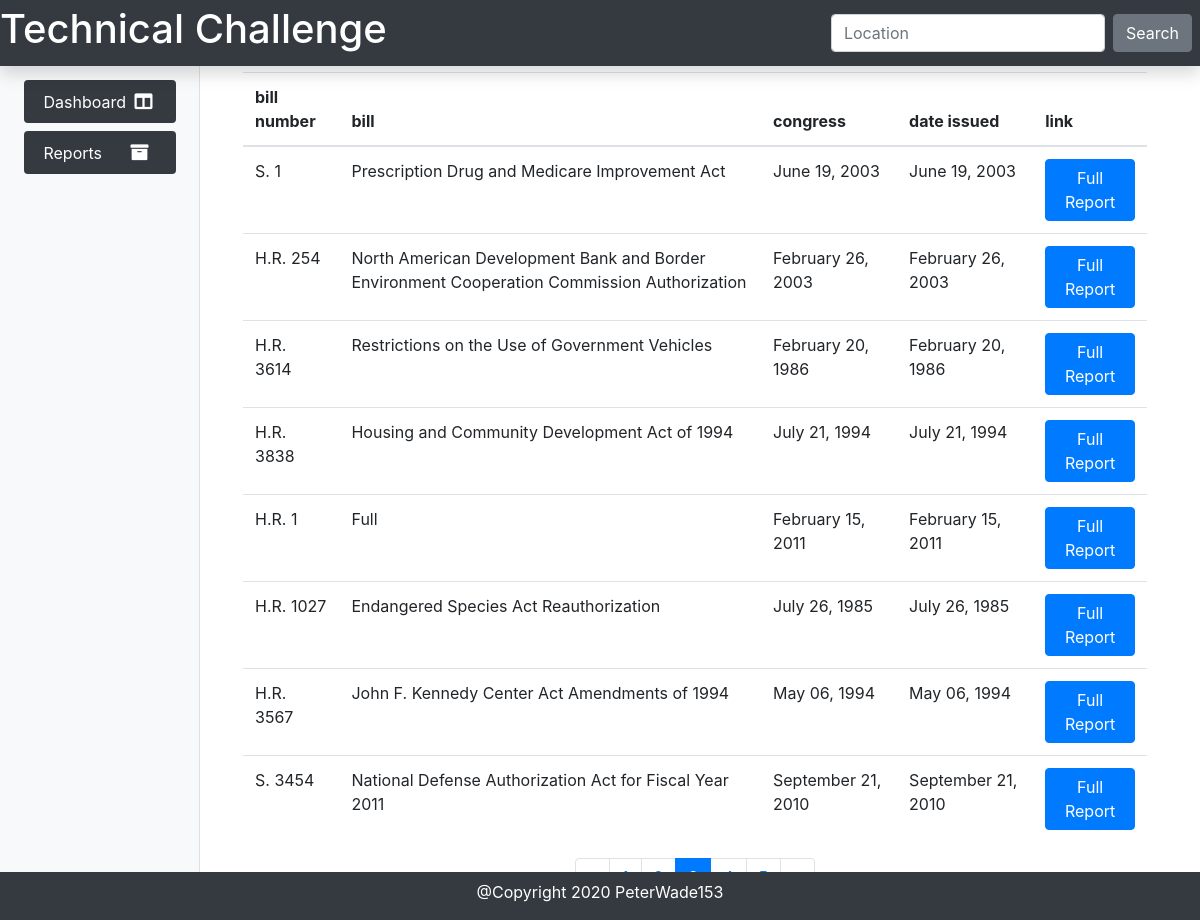
/?page=3, run on the app's committed database.
### main/models.py (models this page shows, shortened)
class Property(models.Model):
    bill_number = models.CharField(unique=True, max_length=255, null=False)
    bill = models.CharField(max_length=255, null=False)
    congress = models.CharField(max_length=255, null=False)
    date = models.CharField(max_length=255, null=False)
    link = models.CharField(max_length=255, null=False)

### main/views.py (the view)
# urls.py: path('', views.index, name='index'),
def index(request):
  property_list =  Property.objects.all().order_by('id')
  page = request.GET.get('page', 1)
  paginator = Paginator(property_list, 8)
  try:
    properties = paginator.page(page)
  except PageNotAnInteger:
    properties = paginator.page(1)
  except EmptyPage:
    properties = paginator.page(paginator.num_pages)
  return render(request, 'index.html', {'properties': properties})

### main/templates/index.html (shortened to what this page needs)
{% extends "base.html" %}
{% block content %}
    <div class="container">
        <table class="table">
            <thead>
              <tr>
                <th scope="col">bill number</th>
                <th scope="col">bill</th>
                <th scope="col">congress</th>
                <th scope="col">date issued</th>
                <th scope="col">link</th>
              </tr>
            </thead>
            <tbody>
              {% for property in properties %}
                <tr>
                  <td>{{ property.bill_number }}</td>
                  <td>{{ property.bill }}</td>
                  <td>{{ property.congress }}</td>
                  <td>{{ property.date }}</td>
                  <td><a href="{{ property.link }}" class="btn btn-primary">Full Report</a></button></td>
                </tr>
              {% endfor %}
            </tbody>
        </table>
        <nav aria-label="Page navigation">
          <ul class="pagination justify-content-center">
            {% if properties.has_previous %}
              <li class="page-item">
                <a class="page-link" href="?page=1" aria-label="Previous">
                  <span aria-hidden="true">&laquo;</span>
                </a>
              </li>
            {% endif %}
            {% for page in properties.paginator.page_range %}
              {% if properties.number == page %}
                <li class="page-item active">
                  <span class="page-link">{{ page }}<span class="sr-only">(current)</span></span>
                </li>
              {% elif page > properties.number|add:'-3' and page < properties.number|add:'3' %}
                <li class="page-item">
                  <a class="page-link" href="?page={{ page }}">{{ page }}</a>
                </li>
              {% endif %}
            {% endfor %}
            {% if properties.has_next %}
            <li class="page-item">
              <a class="page-link" href="?page={{ properties.paginator.num_pages }}" aria-label="Next">
                <span aria-hidden="true">&raquo;</span>
              </a>
            </li>
          {% endif %}
          </ul>
        </nav>
    </div>
{% endblock %}

### data on the page
Property: bill_number "S. 1", bill "Prescription Drug and Medicare Improvement Act", congress "June 19, 2003", date "June 19, 2003"
Property: bill_number "H.R. 254", bill "North American Development Bank and Border Environment Cooperation Commission Authorization", congress "February 26, 2003", date "February 26, 2003"
Property: bill_number "H.R. 3614", bill "Restrictions on the Use of Government Vehicles", congress "February 20, 1986", date "February 20, 1986"
Property: bill_number "H.R. 3838", bill "Housing and Community Development Act of 1994", congress "July 21, 1994", date "July 21, 1994"
Property: bill_number "H.R. 1", bill "Full", congress "February 15, 2011", date "February 15, 2011"
Property: bill_number "H.R. 1027", bill "Endangered Species Act Reauthorization", congress "July 26, 1985", date "July 26, 1985"
Property: bill_number "H.R. 3567", bill "John F. Kennedy Center Act Amendments of 1994", congress "May 06, 1994", date "May 06, 1994"
Property: bill_number "S. 3454", bill "National Defense Authorization Act for Fiscal Year 2011", congress "September 21, 2010", date "September 21, 2010"
